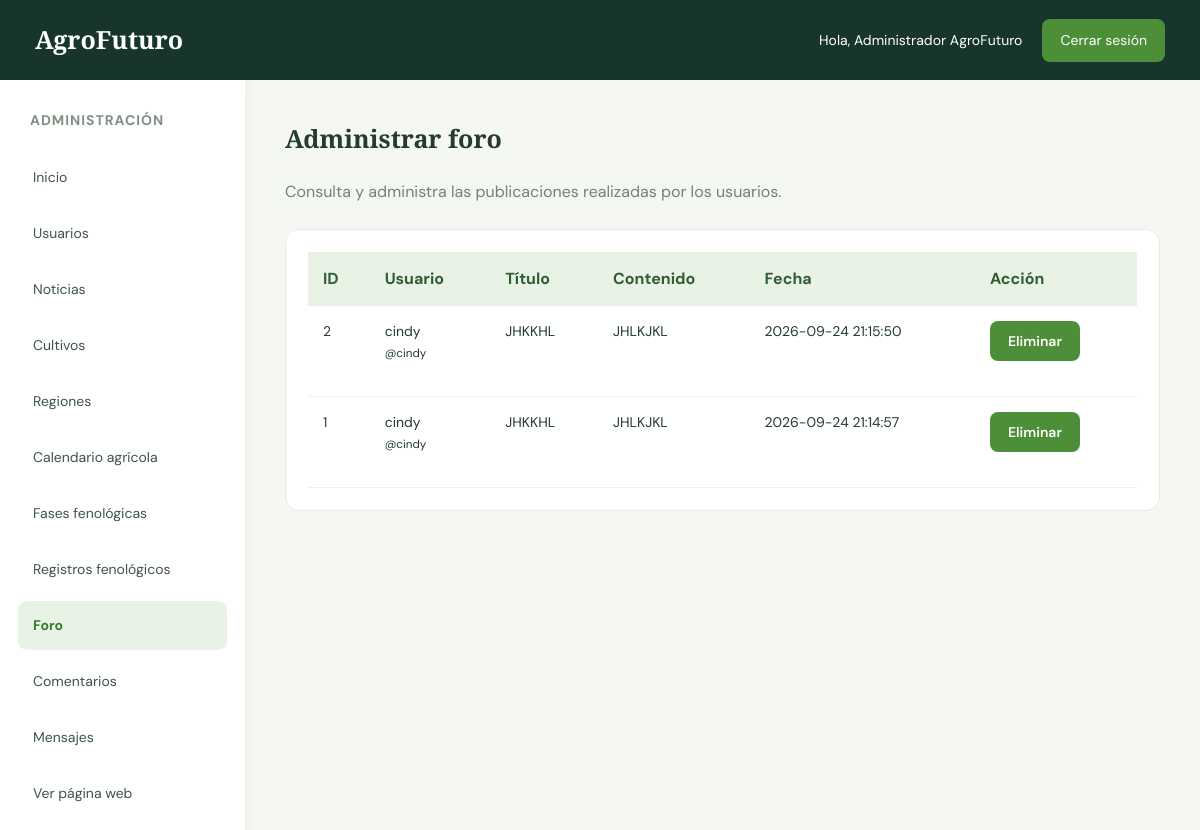
The app's page /administrador/foro.php (signed in) with its own data.
### tables this page shows
CREATE TABLE `foro` (
  `id_publicacion` int(11) NOT NULL,
  `id_usuario` int(11) NOT NULL,
  `titulo` varchar(200) NOT NULL,
  `contenido` text NOT NULL,
  `fecha_publicacion` timestamp NOT NULL DEFAULT current_timestamp()
);

CREATE TABLE `usuarios` (
  `id_usuario` int(11) NOT NULL,
  `usuario` varchar(50) NOT NULL,
  `correo` varchar(100) NOT NULL,
  `clave` varchar(255) NOT NULL,
  `nombre_completo` varchar(150) NOT NULL,
  `id_rol` int(11) NOT NULL,
  `activo` tinyint(1) DEFAULT 1,
  `fecha_registro` timestamp NOT NULL DEFAULT current_timestamp()
);

### administrador/foro.php (the view, shortened to what this page needs)
<?php
require_once "../conexion.php";
$sql_foro = "SELECT
                f.id_publicacion,
                f.titulo,
                f.contenido,
                f.fecha_publicacion,
                u.nombre_completo,
                u.usuario
             FROM foro f
             INNER JOIN usuarios u
                 ON f.id_usuario = u.id_usuario
             ORDER BY f.id_publicacion DESC";
$publicaciones = mysqli_query($conexion, $sql_foro);
?>
<!DOCTYPE html>
<html lang="es">
<head>
    <link
        rel="stylesheet"
        href="estilo_admin.css"
    >
</head>
<body>
<header class="header">
    <div class="logo">
        AgroFuturo
    </div>
    <div class="admin-info">
        <span>
            Hola,
            <?php echo htmlspecialchars($_SESSION["nombre"] ?? "Administrador"); ?>
        </span>
        <a
            href="../logout.php"
            class="btn-cerrar"
        >
            Cerrar sesión
        </a>
    </div>
</header>
<div class="contenedor">
    <aside class="sidebar">
        <h3>Administración</h3>
        <a href="index.php">
            Inicio
        </a>
        <a href="usuarios.php">
            Usuarios
        </a>
        <a href="noticias.php">
            Noticias
        </a>
        <a href="cultivos.php">
            Cultivos
        </a>
        <a href="regiones.php">
            Regiones
        </a>
        <a href="calendario.php">
            Calendario agrícola
        </a>
        <a href="fases.php">
            Fases fenológicas
        </a>
        <a href="registros.php">
            Registros fenológicos
        </a>
        <a
            href="foro.php"
            class="activo"
        >
            Foro
        </a>
        <a href="comentarios.php">
            Comentarios
        </a>
        <a href="mensajes.php">
            Mensajes
        </a>
        <a href="../index_principal.php">
            Ver página web
        </a>
    </aside>
    <main class="contenido">
        <h2>
            Administrar foro
        </h2>
        <p style="margin-bottom: 25px; color: #748174;">
            Consulta y administra las publicaciones realizadas por los usuarios.
        </p>
        <div class="tabla-contenedor">
            <table>
                <thead>
                    <tr>
                        <th>ID</th>
                        <th>Usuario</th>
                        <th>Título</th>
                        <th>Contenido</th>
                        <th>Fecha</th>
                        <th>Acción</th>
                    </tr>
                </thead>
                <tbody>
                    <?php if (mysqli_num_rows($publicaciones) > 0): ?>
                        <?php while ($publicacion = mysqli_fetch_assoc($publicaciones)): ?>
                            <tr>
                                <td>
                                    <?php echo $publicacion["id_publicacion"]; ?>
                                </td>
                                <td>
                                    <?php echo htmlspecialchars($publicacion["nombre_completo"]); ?>
                                    <br>
                                    <small>
                                        @<?php echo htmlspecialchars($publicacion["usuario"]); ?>
                                    </small>
                                </td>
                                <td>
                                    <?php echo htmlspecialchars($publicacion["titulo"]); ?>
                                </td>
                                <td>
                                    <?php echo htmlspecialchars($publicacion["contenido"]); ?>
                                </td>
                                <td>
                                    <?php echo htmlspecialchars($publicacion["fecha_publicacion"]); ?>
                                </td>
                                <td>
                                    <form method="POST">
                                        <button
                                            type="submit"
                                            class="btn"
                                            onclick="return confirm('¿Seguro que deseas eliminar esta publicación?');"
                                        >
                                            Eliminar
                                        </button>
                                    </form>
                                </td>
                            </tr>
                        <?php endwhile; ?>
                    <?php endif; ?>
                </tbody>
            </table>
        </div>
    </main>
</div>
</body>
</html>

### administrador/estilo_admin.css (style rules this page uses)
* { margin: 0; padding: 0; box-sizing: border-box; }
body { font-family: 'DM Sans', sans-serif; background: #f4f7f2; color: #243b2d; line-height: 1.5; }
.header { min-height: 80px; background: #17352d; color: white; display: flex; justify-content: space-between; align-items: center; padding: 15px 35px; gap: 20px; }
.logo { font-family: 'Playfair Display', serif; font-size: 25px; font-weight: bold; }
.admin-info { display: flex; align-items: center; gap: 20px; font-size: 14px; }
.btn-cerrar { display: inline-block; background: #4d8f38; color: white; text-decoration: none; padding: 11px 18px; border-radius: 8px; transition: 0.3s; }
.contenedor { display: flex; align-items: stretch; min-height: calc(100vh - 80px); }
.sidebar { flex: 0 0 245px; width: 245px; background: white; padding: 30px 18px; box-shadow: 3px 0 15px rgba(0, 0, 0, 0.04); }
.sidebar h3 { font-size: 14px; color: #829084; text-transform: uppercase; margin: 0 0 22px 12px; letter-spacing: 1px; }
.sidebar a { display: block; text-decoration: none; color: #405447; padding: 14px 15px; border-radius: 9px; margin-bottom: 7px; font-size: 14px; transition: 0.3s; }
.sidebar a:hover, .sidebar a.activo { background: #e9f3e5; color: #397b30; font-weight: 700; }
.contenido { flex: 1; min-width: 0; padding: 40px; }
.contenido h2 { font-family: 'Playfair Display', serif; font-size: 25px; margin-bottom: 22px; }
.contenido > p { color: #748174; margin-bottom: 20px; }
.contenido form { margin-bottom: 20px; }
.tabla-contenedor { width: 100%; background: white; border-radius: 14px; padding: 22px; overflow-x: auto; border: 1px solid #e7ece5; }
table { width: 100%; border-collapse: collapse; min-width: 600px; }
th { background: #e9f3e5; color: #315c34; text-align: left; padding: 15px; font-weight: 700; }
td { padding: 15px; border-bottom: 1px solid #edf0eb; font-size: 14px; vertical-align: top; overflow-wrap: anywhere; }
td form { margin: 0; }
.btn, .boton-guardar, .boton-eliminar { display: inline-block; background: #4d8f38; color: white; padding: 11px 18px; border: none; border-radius: 8px; text-decoration: none; cursor: pointer; font-family: inherit; font-size: 14px; font-weight: 600; transition: background 0.3s; }

### records on screen
foro: id_publicacion "2", id_usuario.nombre_completo "cindy", id_usuario.usuario "cindy", titulo "JHKKHL", contenido "JHLKJKL", fecha_publicacion "2026-09-24 21:15:50"
foro: id_publicacion "1", id_usuario.nombre_completo "cindy", id_usuario.usuario "cindy", titulo "JHKKHL", contenido "JHLKJKL", fecha_publicacion "2026-09-24 21:14:57"

### other values on screen
$_SESSION["nombre"] "Administrador AgroFuturo"
